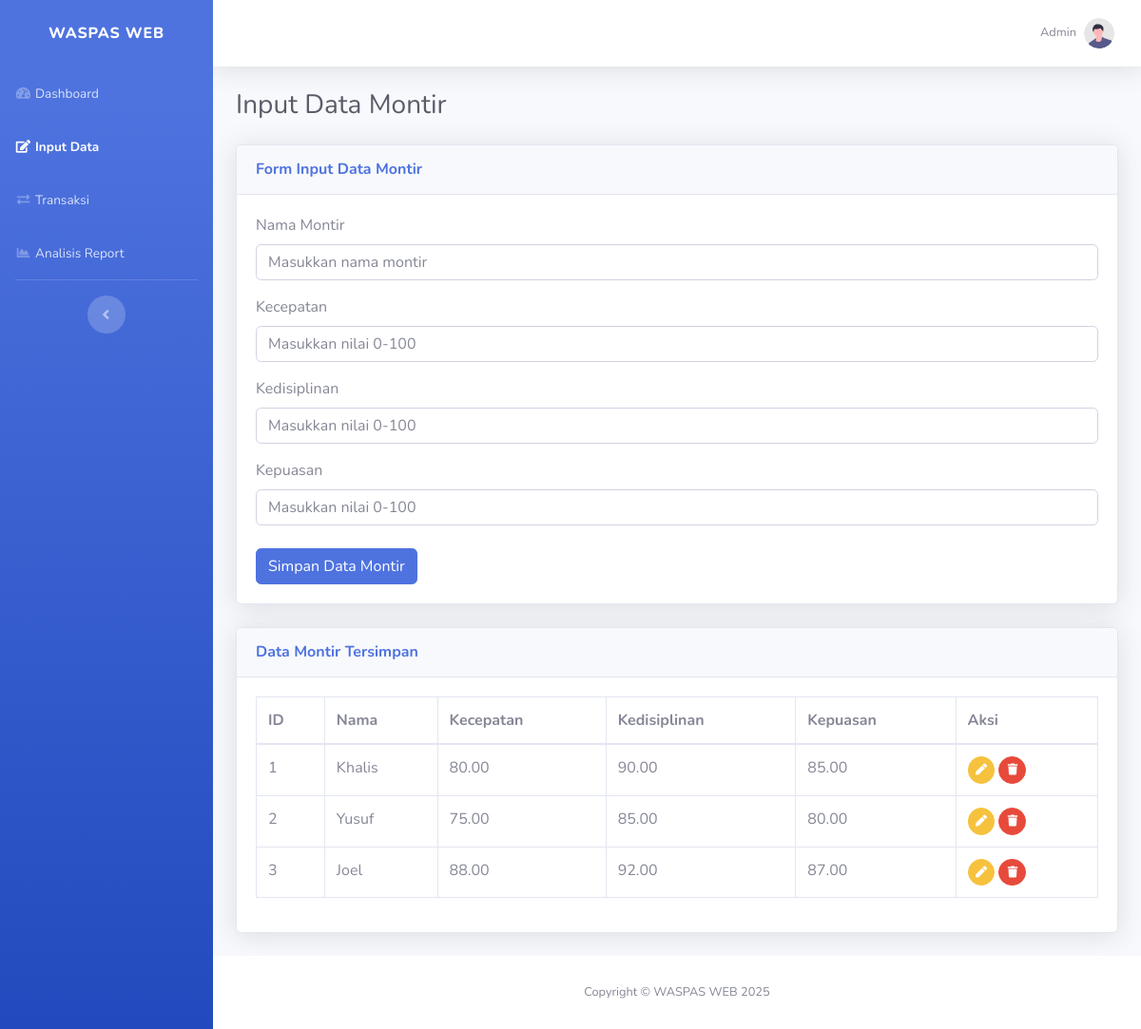
/input-data.php (signed in), run on the app's committed database.
### tables this page shows
CREATE TABLE `montir` (
  `id` int(11) NOT NULL,
  `nama` varchar(100) NOT NULL,
  `kecepatan` decimal(5,2) NOT NULL,
  `kedisiplinan` decimal(5,2) NOT NULL,
  `kepuasan` decimal(5,2) NOT NULL
);

### controller/transaksi/montir_controller.php (called while the page is built, shortened)
<?php
$conn = new mysqli("localhost", "root", "", "bonus_evaluation_db");
function getAllMontir($conn) {
    $data = [];
    $sql = "SELECT id, nama, kecepatan, kedisiplinan, kepuasan FROM montir";
    $result = $conn->query($sql);
    if ($result && $result->num_rows > 0) {
        while ($row = $result->fetch_assoc()) {
            $data[] = $row;
        }
    }
    return $data;
}
$montirData = getAllMontir($conn);
?>

### input-data.php (the view, shortened to what this page needs)
<?php
include 'controller/transaksi/montir_controller.php';
?>
<!DOCTYPE html>
<html lang="en">
<head>
    <link href="vendor/fontawesome-free/css/all.min.css" rel="stylesheet" type="text/css">
    <link href="css/sb-admin-2.min.css" rel="stylesheet">
</head>
<body id="page-top">
    <div id="wrapper">
        <ul class="navbar-nav bg-gradient-primary sidebar sidebar-dark accordion" id="accordionSidebar">
            <a class="sidebar-brand d-flex align-items-center justify-content-center" href="index.php">
                <div class="sidebar-brand-text mx-3">WASPAS WEB</div>
            </a>
            <li class="nav-item"><a class="nav-link" href="index.php"><i class="fas fa-fw fa-tachometer-alt"></i><span>Dashboard</span></a></li>
            <li class="nav-item active"><a class="nav-link" href="input-data.php"><i class="fas fa-fw fa-edit"></i><span>Input Data</span></a></li>
            <li class="nav-item"><a class="nav-link" href="transaksi.php"><i class="fas fa-fw fa-exchange-alt"></i><span>Transaksi</span></a></li>
            <li class="nav-item"><a class="nav-link" href="analisis_report.php"><i class="fas fa-fw fa-chart-area"></i><span>Analisis Report</span></a></li>
            <hr class="sidebar-divider d-none d-md-block">
            <div class="text-center d-none d-md-inline"><button class="rounded-circle border-0" id="sidebarToggle"></button></div>
        </ul>
        <div id="content-wrapper" class="d-flex flex-column">
            <div id="content">
                <nav class="navbar navbar-expand navbar-light bg-white topbar mb-4 static-top shadow">
                    <ul class="navbar-nav ml-auto">
                        <li class="nav-item dropdown no-arrow">
                            <a class="nav-link dropdown-toggle" href="#" id="userDropdown" role="button" data-toggle="dropdown" aria-haspopup="true" aria-expanded="false">
                                <span class="mr-2 d-none d-lg-inline text-gray-600 small">Admin</span>
                                <img class="img-profile rounded-circle" src="img/undraw_profile.svg">
                            </a>
                        </li>
                    </ul>
                </nav>
                <div class="container-fluid">
                    <h1 class="h3 mb-4 text-gray-800">Input Data Montir</h1>
                    <div class="card shadow mb-4">
                        <div class="card-header py-3">
                            <h6 class="m-0 font-weight-bold text-primary">Form Input Data Montir</h6>
                        </div>
                        <div class="card-body">
                            <form action="" method="POST">
                                <div class="form-group mb-3">
                                    <label for="namaMontir">Nama Montir</label>
                                    <input type="text" class="form-control" id="namaMontir" name="namaMontir" placeholder="Masukkan nama montir" required>
                                </div>
                                <div class="form-group mb-3">
                                    <label for="kecepatan" class="form-label">Kecepatan</label>
                                    <input type="number" class="form-control" id="kecepatan" name="kecepatan" min="0" max="100" placeholder="Masukkan nilai 0-100" required>
                                </div>
                                <div class="form-group mb-3">
                                    <label for="kedisiplinan" class="form-label">Kedisiplinan</label>
                                    <input type="number" class="form-control" id="kedisiplinan" name="kedisiplinan" min="0" max="100" placeholder="Masukkan nilai 0-100" required>
                                </div>
                                <div class="form-group mb-4">
                                    <label for="kepuasan" class="form-label">Kepuasan</label>
                                    <input type="number" class="form-control" id="kepuasan" name="kepuasan" min="0" max="100" placeholder="Masukkan nilai 0-100" required>
                                </div>
                                <button type="submit" name="simpan_montir" class="btn btn-primary">Simpan Data Montir</button>
                            </form>
                        </div>
                    </div>
                    <div class="card shadow mb-4">
                        <div class="card-header py-3">
                            <h6 class="m-0 font-weight-bold text-primary">Data Montir Tersimpan</h6>
                        </div>
                        <div class="card-body">
                            <div class="table-responsive">
                                <table class="table table-bordered" id="dataTable" width="100%" cellspacing="0">
                                    <thead>
                                        <tr>
                                            <th>ID</th>
                                            <th>Nama</th>
                                            <th>Kecepatan</th>
                                            <th>Kedisiplinan</th>
                                            <th>Kepuasan</th>
                                            <th>Aksi</th>
                                        </tr>
                                    </thead>
                                    <tbody>
                                        <?php if (!empty($montirData)) : ?>
                                            <?php foreach ($montirData as $montir) : ?>
                                                <tr>
                                                    <td><?php echo htmlspecialchars($montir['id']); ?></td>
                                                    <td><?php echo htmlspecialchars($montir['nama']); ?></td>
                                                    <td><?php echo htmlspecialchars($montir['kecepatan']); ?></td>
                                                    <td><?php echo htmlspecialchars($montir['kedisiplinan']); ?></td>
                                                    <td><?php echo htmlspecialchars($montir['kepuasan']); ?></td>
                                                    <td>
                                                        <a href="#" class="btn btn-warning btn-sm btn-circle"><i class="fas fa-pen"></i></a>
                                                        <a href="input-data.php?action=delete&id=<?php echo $montir['id']; ?>" class="btn btn-danger btn-sm btn-circle" onclick="return confirm('Apakah Anda yakin ingin menghapus data ini?');">
                                                            <i class="fas fa-trash"></i>
                                                        </a>
                                                    </td>
                                                </tr>
                                            <?php endforeach; ?>
                                        <?php else : ?>
                                            <tr>
                                                <td colspan="6" class="text-center">Belum ada data montir yang tersimpan.</td>
                                            </tr>
                                        <?php endif; ?>
                                    </tbody>
                                </table>
                            </div>
                        </div>
                    </div>
                </div>
            </div>
            <footer class="sticky-footer bg-white">
                <div class="container my-auto">
                    <div class="copyright text-center my-auto"><span>Copyright &copy; WASPAS WEB 2025</span></div>
                </div>
            </footer>
        </div>
    </div>
</body>
</html>

### data on the page
montir: id "1", nama "Khalis", kecepatan "80.00", kedisiplinan "90.00", kepuasan "85.00"
montir: id "2", nama "Yusuf", kecepatan "75.00", kedisiplinan "85.00", kepuasan "80.00"
montir: id "3", nama "Joel", kecepatan "88.00", kedisiplinan "92.00", kepuasan "87.00"
